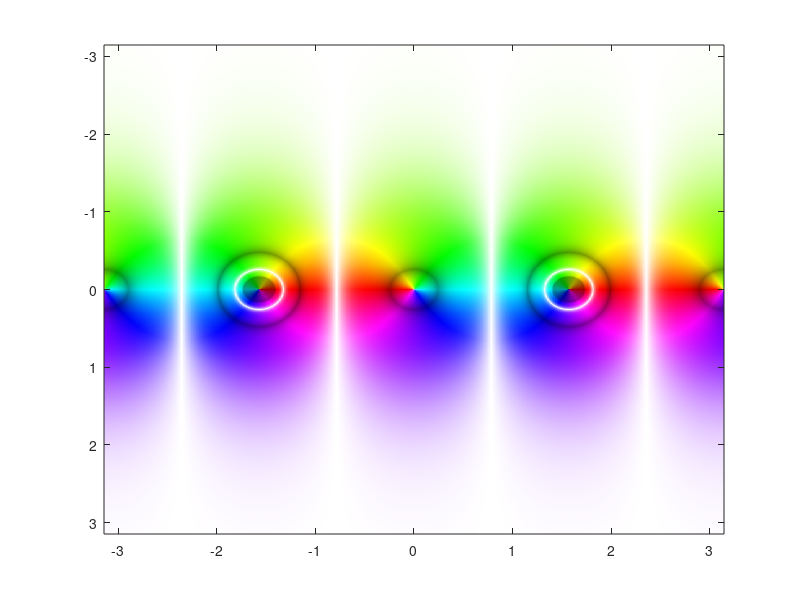

This figure's MATLAB source:
function img=zvisual(func)
%zvisual('func')
%visualization of complex function (domain coloring)
%hue is the angle of complex function
%sat and val are absolute value of complex function
%sat and val are scaled so that their value comes in range
%of 0 to 1 
%
%usage
%
%   zvisual  
%   calling zvisual without any argument draw complex plane tan(z)
%
%   zvisual('sin(z)')
%   plots sin(z) from -pi to pi in x-axis  and -pi to pi in y-axis
%   
%   zvisual('func')
%   'func' can be any function  
%   example: zvisual('log(z)') , zvisual( 'cot(z)')
%            zvisual('z.^2 - 1./z') , zvisual('z.^3-cos(z)')........
%   always use ./ .* .^ operators when passing 'func'
%   any function is drawn from -pi to pi on x-axis  and -pi to pi on y-axis  
%
%   to save image call function as 
%   img=zvisual('log(z)');
%   imwrite(img,'domaincolor.png','png');
%   

if nargin==0
    func='tan(z)';
end

X = linspace(-pi,pi,1000);
Y = linspace(-pi,pi,1000);
lenx=length(X);
leny=length(Y);
ColorMset = zeros(lenx,leny,3);
Z = zeros(length(X),length(Y));
colors=zeros(length(X),length(Y),3);

for n=1:lenx        
       Z(n,:)=Y(:)+i*X(n);
end


Z=feval(inline(func),Z);
abs_z=abs(Z);

hue=angle(Z)/(2*pi);
hue=-min(min(hue))+hue;

ColorMset(:,:,1) = hue;

%loop to limit absolute value of function from 0 to 2pi
for m=1:lenx*leny
    if abs_z(m)>2*pi
       abs_z(m)=2*pi;
    end
end
ColorMset(:,:,2) = abs(sin(pi*sqrt(abs_z)));
ColorMset(:,:,2) = 1 -(1-ColorMset(:,:,2)).^3; 

ColorMset(:,:,3) = abs(cos(pi*sqrt(abs_z)));
ColorMset(:,:,3) = 1 -(1-ColorMset(:,:,3)).^3; 
ColorMset(:,:,3) = (0.6 +ColorMset(:,:,3) *0.4);


h_wait=waitbar(0,'Please  wait...');
for mm=1:lenx            
    for nn=1:leny        
           a  = ColorMset(mm,nn,1);
           sat=ColorMset(mm,nn,2);
           val=ColorMset(mm,nn,3);
           zo = floor(6*a); 
           rough = (zo); 
           f = a*6 - zo;
           p = val*(1-sat);
           q = val*(1-sat*f);
           t = val*(1-sat*(1-f));
 
           switch (rough)    
          case 0 
                r=val; g=t; b=p;
          case 1 
                r=q; g=val; b=p;
          case 2 
                r=p; g=val; b=t;
          case 3 
                r=p; g=q; b=val;
          case 4 
                r=t; g=p; b=val;
          case 5 
                r=val; g=p; b=q;
          end             
                 
        
      co = (256*r); 
      if(co>255)          
         co = 255; 
      end                 
      colors(mm,nn,1) = co;
      co = (256*g); 
      if(co>255)          
          co = 255; 
      end                 
      colors(mm,nn,2) = co;
      co = (256*b); 
      if(co>255)          
         co = 255; 
      end                 
      colors(mm,nn,3) = co;

      end            
    waitbar(mm/lenx,h_wait);
end               
close(h_wait);
colors_uint8=uint8(colors);
image(X,Y,uint8(colors))
if nargout==1
    img=colors_uint8;
end

%function end
